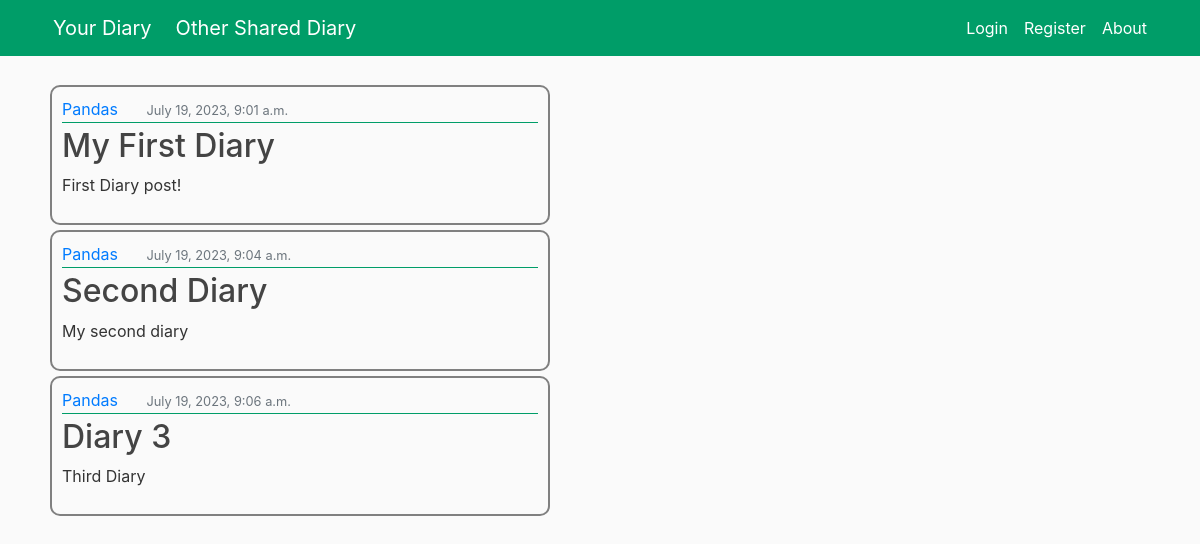
The page / on the database its author committed.
### Diary/models.py (models this page shows, shortened)
class Post(models.Model):
    title = models.CharField(max_length=150)
    content = models.TextField()
    date_posted = models.DateTimeField(default=timezone.now)
    author = models.ForeignKey(User, on_delete=models.CASCADE)

### Diary/views.py (the view)
# urls.py: path('', views.home, name='diary-home'),
def home(request):
    context = {
        'posts':Post.objects.all()
    }
    return render(request, 'Diary/home.html', context)

### Diary/templates/Diary/home.html
{% extends "Diary/base.html" %}
{% block content %}
    {% for post in posts %}
        <article class="article-body">
          <div class="media-body">
            <div class="article-metadata">
              <a class="mr-4" href="#">{{ post.author }}</a>
              <small class="text-muted">{{ post.date_posted }}</small>
            </div>
            <h2><a class="article-title" href="#">{{ post.title }}</a></h2>
            <p class="article-content">{{ post.content }}</p>
          </div>
        </article>
    {% endfor %}
{% endblock content %}

### Diary/templates/Diary/base.html (shortened to what this page needs)
{% load static %}
<!DOCTYPE html>
<html>
<head>
    <link rel="stylesheet" href="https://maxcdn.bootstrapcdn.com/bootstrap/4.0.0/css/bootstrap.min.css">
    <link rel="stylesheet" type="text/css" href="{% static 'Diary/main.css' %}">
</head>
<body>
    <header class="site-header">
      <nav class="navbar navbar-expand-md navbar-dark bg-steel fixed-top">
        <div class="container">
          <div class="collapse navbar-collapse" id="navbarToggle">
            <div class="navbar-nav mr-auto">
              <a class="navbar-brand nav-link mr-2" href="{% url 'diary-home' %}">Your Diary</a>
              <a class="navbar-brand nav-link mr-2" href="{% url 'diary-home' %}">Other Shared Diary</a>
            </div>
            <div class="navbar-nav">
            {% if user.is_authenticated %}
              <a class="nav-item nav-link" href="{% url 'profile'%}">profile</a>
              <a class="nav-item nav-link" href="{% url 'logout'%}">Logout</a>
              <a class="nav-item nav-link" href="{% url 'diary-about' %}">About</a>
              {% else %}
              <a class="nav-item nav-link" href="{% url 'login'%}">Login</a>
              <a class="nav-item nav-link" href="{% url 'register'%}">Register</a>
              <a class="nav-item nav-link" href="{% url 'diary-about' %}">About</a>
              {% endif %}
            </div>
          </div>
        </div>
      </nav>
    </header>
    <main role="main" class="container">
      <div class="row">
        <div class="col-md-8">
          {% block content %}{% endblock %}
        </div>
      </div>
    </main>
</body>
</html>

### Diary/static/Diary/main.css (style rules this page uses)
body { background: #fafafa; color: #333333; margin-top: 5rem; }
h1, h2, h3, h4, h5, h6 { color: #444444; }
.bg-steel { background-color: rgb(0, 157, 104); }
.site-header .navbar-nav .nav-link { color: #ffffff; }
.article-title { color: #444444; }
.article-content { white-space: pre-line; }
.article-metadata { padding-bottom: 1px; margin-bottom: 4px; border-bottom: 1px solid rgb(0, 157, 104) }
.article-body { width: 500px; border: 2px solid gray; padding: 10px; border-radius: 10px; margin: 5px; }

### rows shown on the page
Post: author "Pandas", date_posted "July 19, 2023, 9:01 a.m.", title "My First Diary", content "First Diary post!"
Post: author "Pandas", date_posted "July 19, 2023, 9:04 a.m.", title "Second Diary", content "My second diary"
Post: author "Pandas", date_posted "July 19, 2023, 9:06 a.m.", title "Diary 3", content "Third Diary"
